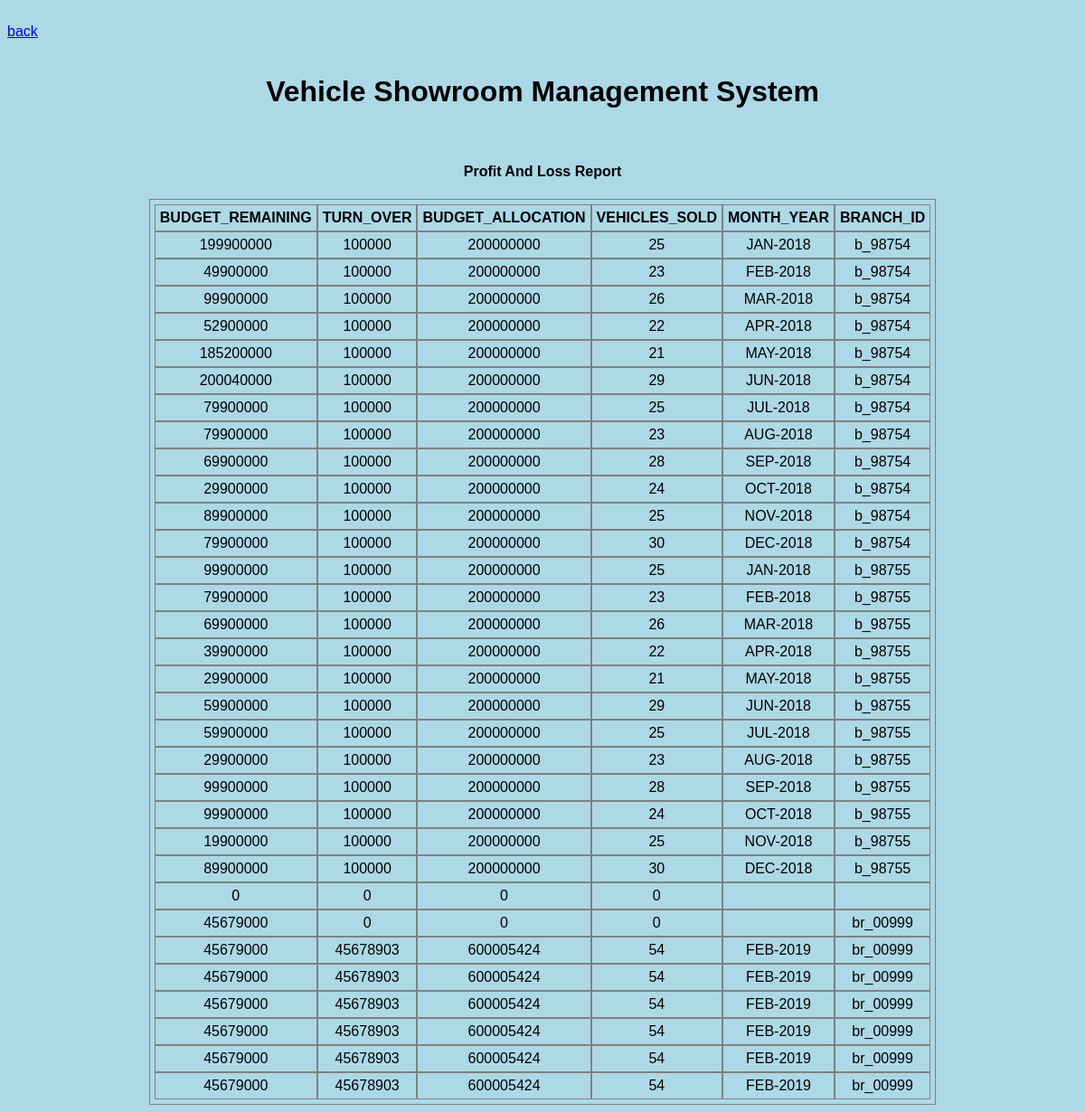
The page /BranchManagement/ProfitAndLossReport.php on the database its author committed.
### tables this page shows
CREATE TABLE `branch` (
  `BRANCH_ID` varchar(50) NOT NULL,
  `BUDGET_REMAINING` bigint(20) NOT NULL,
  `VEHICLES_SOLD` int(11) NOT NULL,
  `TURN_OVER` bigint(20) NOT NULL,
  `BUDGET_ALLOCATION` bigint(20) NOT NULL,
  `MONTH_YEAR` text NOT NULL
);

### BranchManagement/ProfitAndLossReport.php (the view, shortened to what this page needs)
<html>
<head>
<title> Vehicle Showroom Management System</title> <link rel="stylesheet" href="../util/vsms_theme.css">
</head>
<br>
 <a href="BranchManagement.php"> back </a>
<body bgcolor="lightblue">
<br><br>
<center> <h1>Vehicle Showroom Management System</h1><br>
<h4>Profit And Loss Report </h4>
<?php
$con = mysqli_connect("localhost", "root", "");
mysqli_select_db($con,"vsms");
$query = "select BUDGET_REMAINING,TURN_OVER,BUDGET_ALLOCATION,VEHICLES_SOLD,MONTH_YEAR,BRANCH_ID from branch ";
$result = mysqli_query($con,$query);
echo '<table border="2">';
echo '<tr>';
echo '<th>BUDGET_REMAINING</th>';
echo '<th>TURN_OVER</th>';
echo '<th>BUDGET_ALLOCATION </th>';
echo '<th>VEHICLES_SOLD</th>';
echo '<th>MONTH_YEAR </th>';
echo '<th>BRANCH_ID</th>';
echo '</tr>';
if( mysqli_num_rows( $result )==0 ){
echo '<tr><td colspan="6">No Rows Returned</td></tr>';
}
else
{
while ($rows=mysqli_fetch_array($result,MYSQLI_ASSOC))
{
echo '<tr>';
foreach ($rows as $data)
{
echo "<td align='center'>".$data."</td>";
}
echo '</tr>';
}
}
echo '</table>'
?>
</center>
</body>
</html>

### util/vsms_theme.css (style rules this page uses)
html { font-family: sans-serif; }
h1 { font-size: 2em; margin: 0.67em 0; }
table, th, td { border: 1px solid grey; padding: 5px; border-spacing: 0; }
a, a:visited { text-decoration: underline; }
a { background-color:transparent }

### rows shown on the page
branch: BUDGET_REMAINING "199900000", TURN_OVER "100000", BUDGET_ALLOCATION "200000000", VEHICLES_SOLD "25", MONTH_YEAR "JAN-2018", BRANCH_ID "b_98754"
branch: BUDGET_REMAINING "49900000", TURN_OVER "100000", BUDGET_ALLOCATION "200000000", VEHICLES_SOLD "23", MONTH_YEAR "FEB-2018", BRANCH_ID "b_98754"
branch: BUDGET_REMAINING "99900000", TURN_OVER "100000", BUDGET_ALLOCATION "200000000", VEHICLES_SOLD "26", MONTH_YEAR "MAR-2018", BRANCH_ID "b_98754"
branch: BUDGET_REMAINING "52900000", TURN_OVER "100000", BUDGET_ALLOCATION "200000000", VEHICLES_SOLD "22", MONTH_YEAR "APR-2018", BRANCH_ID "b_98754"
branch: BUDGET_REMAINING "185200000", TURN_OVER "100000", BUDGET_ALLOCATION "200000000", VEHICLES_SOLD "21", MONTH_YEAR "MAY-2018", BRANCH_ID "b_98754"
branch: BUDGET_REMAINING "200040000", TURN_OVER "100000", BUDGET_ALLOCATION "200000000", VEHICLES_SOLD "29", MONTH_YEAR "JUN-2018", BRANCH_ID "b_98754"
branch: BUDGET_REMAINING "79900000", TURN_OVER "100000", BUDGET_ALLOCATION "200000000", VEHICLES_SOLD "25", MONTH_YEAR "JUL-2018", BRANCH_ID "b_98754"
branch: BUDGET_REMAINING "79900000", TURN_OVER "100000", BUDGET_ALLOCATION "200000000", VEHICLES_SOLD "23", MONTH_YEAR "AUG-2018", BRANCH_ID "b_98754"
branch: BUDGET_REMAINING "69900000", TURN_OVER "100000", BUDGET_ALLOCATION "200000000", VEHICLES_SOLD "28", MONTH_YEAR "SEP-2018", BRANCH_ID "b_98754"
branch: BUDGET_REMAINING "29900000", TURN_OVER "100000", BUDGET_ALLOCATION "200000000", VEHICLES_SOLD "24", MONTH_YEAR "OCT-2018", BRANCH_ID "b_98754"
branch: BUDGET_REMAINING "89900000", TURN_OVER "100000", BUDGET_ALLOCATION "200000000", VEHICLES_SOLD "25", MONTH_YEAR "NOV-2018", BRANCH_ID "b_98754"
branch: BUDGET_REMAINING "79900000", TURN_OVER "100000", BUDGET_ALLOCATION "200000000", VEHICLES_SOLD "30", MONTH_YEAR "DEC-2018", BRANCH_ID "b_98754"
branch: BUDGET_REMAINING "99900000", TURN_OVER "100000", BUDGET_ALLOCATION "200000000", VEHICLES_SOLD "25", MONTH_YEAR "JAN-2018", BRANCH_ID "b_98755"
branch: BUDGET_REMAINING "79900000", TURN_OVER "100000", BUDGET_ALLOCATION "200000000", VEHICLES_SOLD "23", MONTH_YEAR "FEB-2018", BRANCH_ID "b_98755"
branch: BUDGET_REMAINING "69900000", TURN_OVER "100000", BUDGET_ALLOCATION "200000000", VEHICLES_SOLD "26", MONTH_YEAR "MAR-2018", BRANCH_ID "b_98755"
branch: BUDGET_REMAINING "39900000", TURN_OVER "100000", BUDGET_ALLOCATION "200000000", VEHICLES_SOLD "22", MONTH_YEAR "APR-2018", BRANCH_ID "b_98755"
branch: BUDGET_REMAINING "29900000", TURN_OVER "100000", BUDGET_ALLOCATION "200000000", VEHICLES_SOLD "21", MONTH_YEAR "MAY-2018", BRANCH_ID "b_98755"
branch: BUDGET_REMAINING "59900000", TURN_OVER "100000", BUDGET_ALLOCATION "200000000", VEHICLES_SOLD "29", MONTH_YEAR "JUN-2018", BRANCH_ID "b_98755"
branch: BUDGET_REMAINING "59900000", TURN_OVER "100000", BUDGET_ALLOCATION "200000000", VEHICLES_SOLD "25", MONTH_YEAR "JUL-2018", BRANCH_ID "b_98755"
branch: BUDGET_REMAINING "29900000", TURN_OVER "100000", BUDGET_ALLOCATION "200000000", VEHICLES_SOLD "23", MONTH_YEAR "AUG-2018", BRANCH_ID "b_98755"
branch: BUDGET_REMAINING "99900000", TURN_OVER "100000", BUDGET_ALLOCATION "200000000", VEHICLES_SOLD "28", MONTH_YEAR "SEP-2018", BRANCH_ID "b_98755"
branch: BUDGET_REMAINING "99900000", TURN_OVER "100000", BUDGET_ALLOCATION "200000000", VEHICLES_SOLD "24", MONTH_YEAR "OCT-2018", BRANCH_ID "b_98755"
branch: BUDGET_REMAINING "19900000", TURN_OVER "100000", BUDGET_ALLOCATION "200000000", VEHICLES_SOLD "25", MONTH_YEAR "NOV-2018", BRANCH_ID "b_98755"
branch: BUDGET_REMAINING "89900000", TURN_OVER "100000", BUDGET_ALLOCATION "200000000", VEHICLES_SOLD "30", MONTH_YEAR "DEC-2018", BRANCH_ID "b_98755"
branch: data "0"
branch: BUDGET_REMAINING "45679000", data "0", BRANCH_ID "br_00999"
branch: BUDGET_REMAINING "45679000", TURN_OVER "45678903", BUDGET_ALLOCATION "600005424", VEHICLES_SOLD "54", MONTH_YEAR "FEB-2019", BRANCH_ID "br_00999"
branch: BUDGET_REMAINING "45679000", TURN_OVER "45678903", BUDGET_ALLOCATION "600005424", VEHICLES_SOLD "54", MONTH_YEAR "FEB-2019", BRANCH_ID "br_00999"
branch: BUDGET_REMAINING "45679000", TURN_OVER "45678903", BUDGET_ALLOCATION "600005424", VEHICLES_SOLD "54", MONTH_YEAR "FEB-2019", BRANCH_ID "br_00999"
branch: BUDGET_REMAINING "45679000", TURN_OVER "45678903", BUDGET_ALLOCATION "600005424", VEHICLES_SOLD "54", MONTH_YEAR "FEB-2019", BRANCH_ID "br_00999"
branch: BUDGET_REMAINING "45679000", TURN_OVER "45678903", BUDGET_ALLOCATION "600005424", VEHICLES_SOLD "54", MONTH_YEAR "FEB-2019", BRANCH_ID "br_00999"
branch: BUDGET_REMAINING "45679000", TURN_OVER "45678903", BUDGET_ALLOCATION "600005424", VEHICLES_SOLD "54", MONTH_YEAR "FEB-2019", BRANCH_ID "br_00999"
